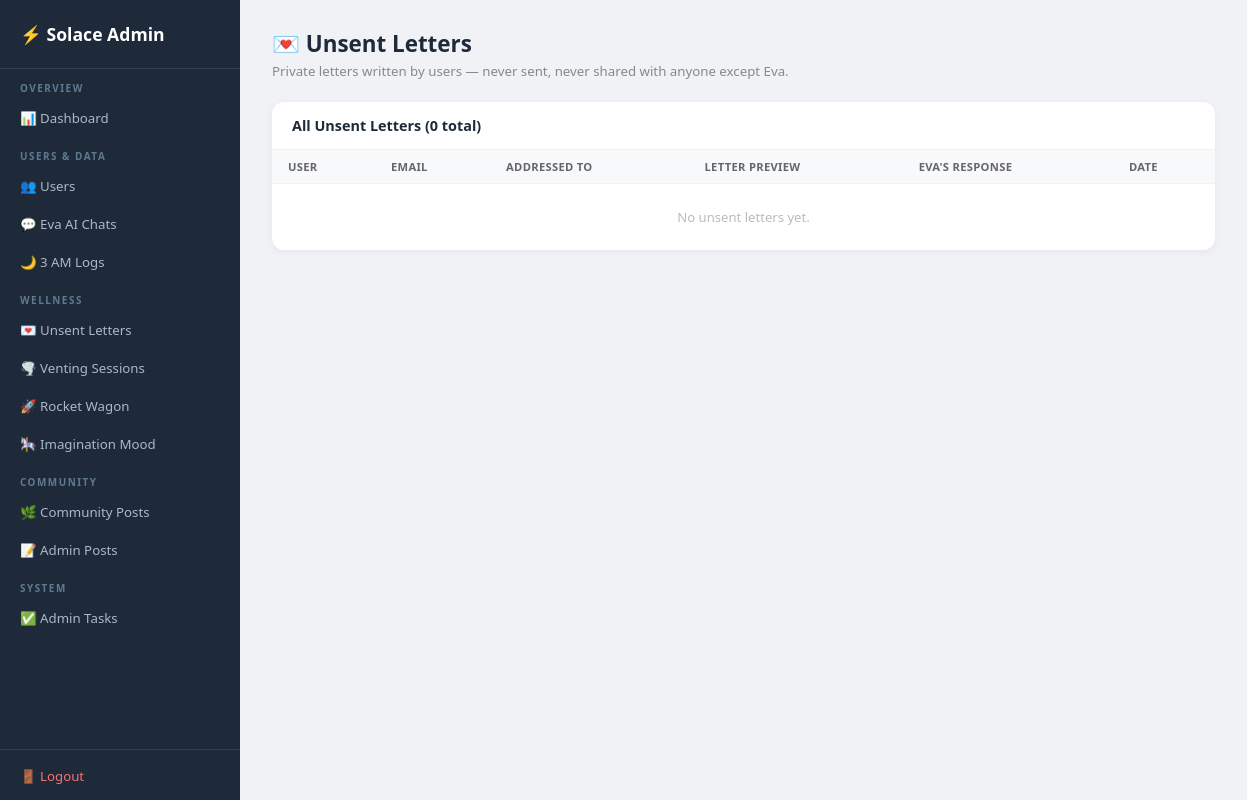
/admin/unsent-letters (signed in), run on an earlier commit of the app's database.
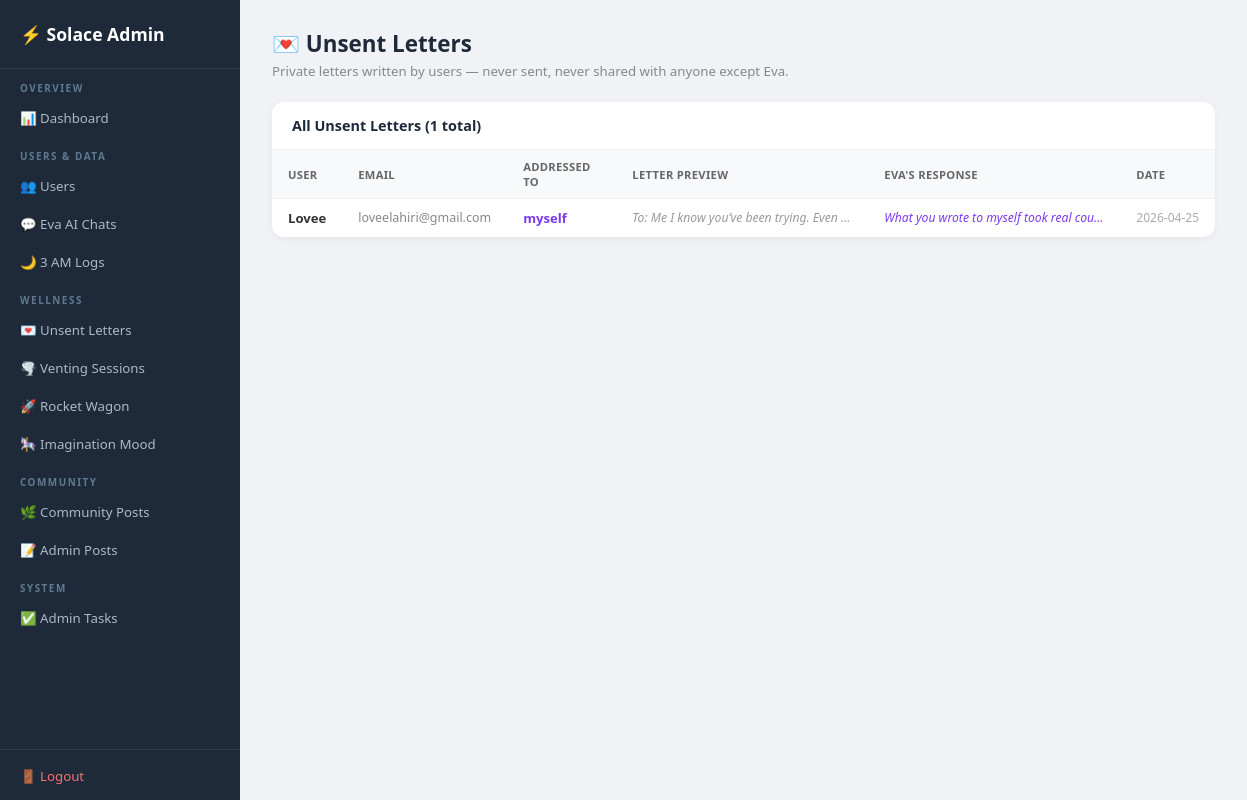
And on a later commit of the database.
### tables this page shows
CREATE TABLE unsent_letters (
                id         INTEGER PRIMARY KEY AUTOINCREMENT,
                user_id    INTEGER REFERENCES users(id),
                addressed_to TEXT NOT NULL,
                letter     TEXT NOT NULL,
                eva_reply  TEXT,
                created_at DATETIME DEFAULT CURRENT_TIMESTAMP
            );

CREATE TABLE users (
                id         INTEGER PRIMARY KEY AUTOINCREMENT,
                username   TEXT UNIQUE NOT NULL,
                email      TEXT NOT NULL,
                password   TEXT NOT NULL,
                is_admin   INTEGER DEFAULT 0,
                created_at DATETIME DEFAULT CURRENT_TIMESTAMP
            , gender TEXT DEFAULT '', age INTEGER DEFAULT 0, age_group TEXT DEFAULT '', dob TEXT DEFAULT '');

### app.py (the view)
@app.route("/admin/unsent-letters")
@admin_required
def admin_unsent_letters() -> Any:
    with get_db() as conn:
        letters = conn.execute("""
            SELECT ul.*, u.username, u.email
            FROM unsent_letters ul
            JOIN users u ON ul.user_id = u.id
            ORDER BY ul.created_at DESC
        """).fetchall()
    return render_template("admin/unsent_letters.html", letters=letters)

### app.py (called while the page is built)
def get_db() -> sqlite3.Connection:
    db_path = os.path.join(os.path.dirname(os.path.abspath(__file__)), "database.db")
    conn = sqlite3.connect(db_path)
    conn.row_factory = sqlite3.Row
    return conn

def admin_required(f: Any) -> Any:
    @wraps(f)
    def dec(*args: Any, **kwargs: Any) -> Any:
        if "user_id" not in session or not session.get("is_admin"):
            flash("Admin access required.")
            return redirect(url_for("login_page"))
        return f(*args, **kwargs)
    return dec

### templates/admin/unsent_letters.html (shortened to what this page needs)
<!DOCTYPE html>
<html lang="en">
<head>
<link rel="stylesheet" href="https://cdnjs.cloudflare.com/ajax/libs/font-awesome/6.0.0/css/all.min.css">
</head>
<body>
<aside class="sidebar">
  <div class="logo">⚡ Solace Admin</div>
  <nav>
    <div class="sl">Overview</div>
    <a href="/admin">📊 Dashboard</a>
    <div class="sl">Users & Data</div>
    <a href="/admin/users">👥 Users</a>
    <a href="/admin/chats">💬 Eva AI Chats</a>
    <a href="/admin/three-am-logs">🌙 3 AM Logs</a>
    <div class="sl">Wellness</div>
    <a href="/admin/unsent-letters">💌 Unsent Letters</a>
    <a href="/admin/venting-sessions">🌪️ Venting Sessions</a>
    <a href="/admin/rocket-wagon">🚀 Rocket Wagon</a>
    <a href="/admin/imagination-logs">🎠 Imagination Mood</a>
    <div class="sl">Community</div>
    <a href="/admin/community">🌿 Community Posts</a>
    <a href="/admin/posts">📝 Admin Posts</a>
    <div class="sl">System</div>
    <a href="/admin/tasks">✅ Admin Tasks</a>
  </nav>
  <div class="bot"><a href="/logout">🚪 Logout</a></div>
</aside>
<div class="main">
<div class="page-hd"><h1>💌 Unsent Letters</h1><p>Private letters written by users — never sent, never shared with anyone except Eva.</p></div>
<div class="card">
<div class="card-hd">All Unsent Letters ({{ letters|length }} total)</div>
<table>
<thead><tr><th>User</th><th>Email</th><th>Addressed To</th><th>Letter Preview</th><th>Eva's Response</th><th>Date</th></tr></thead>
<tbody>
{% for l in letters %}
<tr>
  <td style="font-weight:700;">{{ l.username }}</td>
  <td style="color:#888;font-size:0.78rem;">{{ l.email }}</td>
  <td style="color:#7c3aed;font-weight:600;">{{ l.addressed_to or '—' }}</td>
  <td><div class="italic-prev">{{ l.letter }}</div></td>
  <td><div class="italic-prev" style="color:#7c3aed;">{{ l.eva_reply or '—' }}</div></td>
  <td style="color:#aaa;font-size:0.75rem;white-space:nowrap;">{{ (l.created_at or '')[:10] }}</td>
</tr>
{% else %}
<tr><td colspan="6" style="text-align:center;color:#bbb;padding:24px;">No unsent letters yet.</td></tr>
{% endfor %}
</tbody>
</table>
</div>
</div>
</body>
</html>

What changed in the data, as far as the page shows it:
added unsent_letters: username "Lovee", email "loveelahiri@gmail.com", addressed_to "myself", letter "To: Me I know you’ve been trying. Even…", eva_reply "What you wrote to myself took real cou…", created_at "2026-04-25"
Also different on the page:
{{ letters|length }}: "0" → "1"
text no longer shown: "No unsent letters yet."
